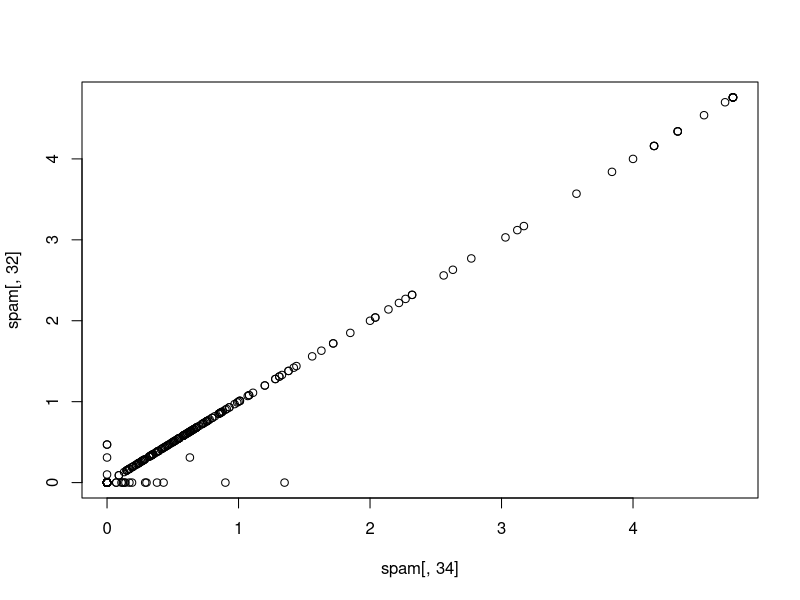
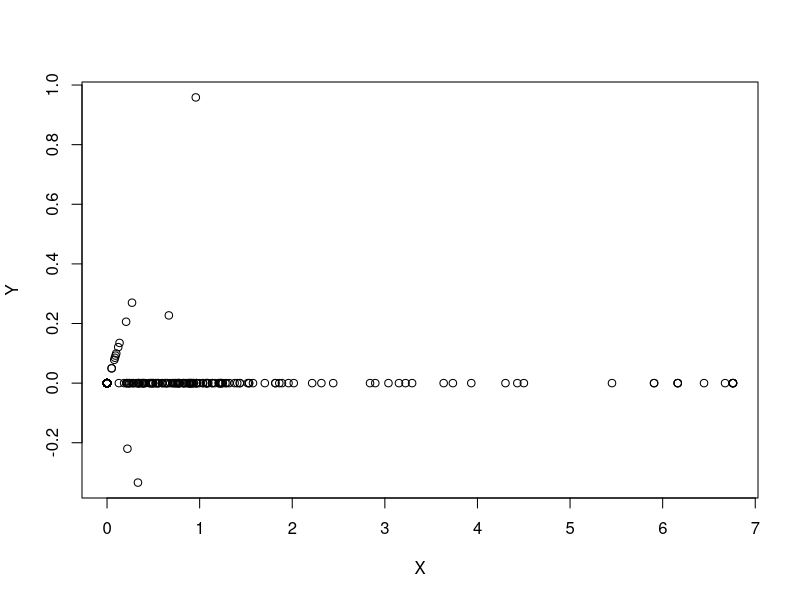
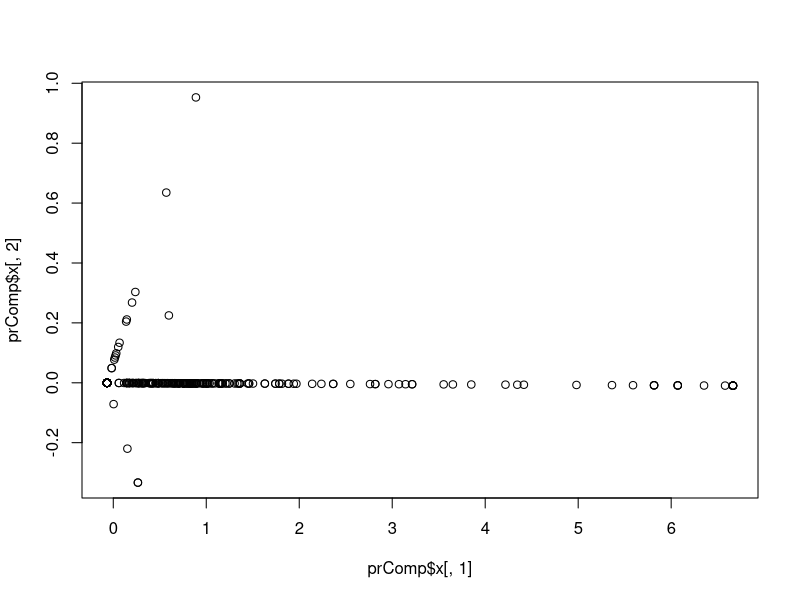
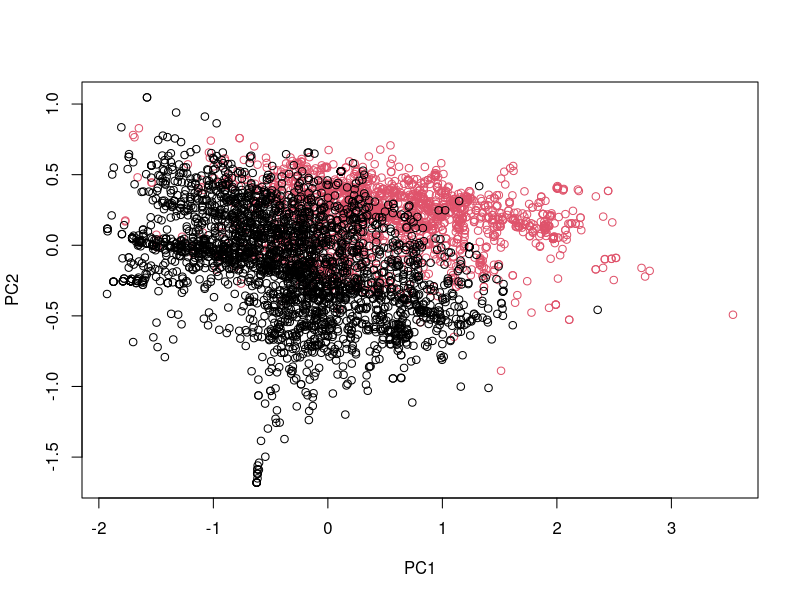
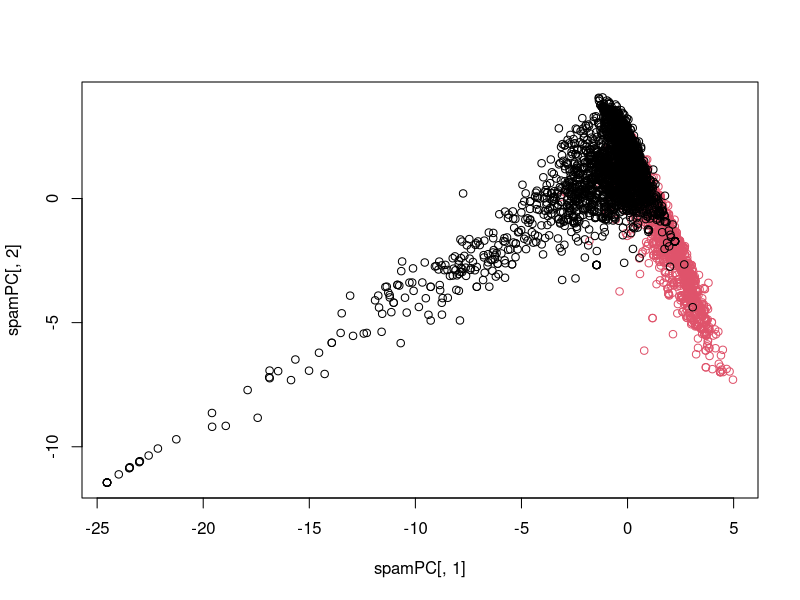

The R source for these figures, in order:
# Correlated predictors
library(caret)
library(kernlab)
data("spam")

inTrain <- createDataPartition(y=spam$type,
                               p=0.75, list=FALSE)
training <- spam[inTrain, ]
testing <- spam[-inTrain, ]

M <- abs(cor(training[, -58]))

# Next line changes correlation variables with itself from 1 to 0
diag(M) <- 0
# Looking at variables with strong correlations
which(M > 0.85, arr.ind = TRUE)

names(spam)[c(34,32)]

plot(spam[,34], spam[,32])
# Next line will be relevant if we use 0.8 for correlation threshold
# pairs(~spam[,34] + spam[,32] + spam[,40] )

# We could rotate the plot
# X = 0.71*num415 + 0.71*num857
# Y = 0.71*num415 - 0.71*num857

X <- 0.71*training$num415 + 0.71*training$num857
Y <- 0.71*training$num415 - 0.71*training$num857
plot(X, Y)

# Single Value Decompostition(SVD) and PCA -> Look up in the notes for Exploratory Data Analysis

# Principal components in R - prcomp. You can do with more than 2 variables also
smallSpam <- spam[, c(34,32)]
prComp <- prcomp(smallSpam)
plot(prComp$x[, 1], prComp$x[, 2])

prComp$rotation


# PCA on SPAM data
typeColor <- ((spam$type=="spam")*1 + 1)
prComp <- prcomp(log10(spam[, -58] + 1)) # log10 + 1 is done to make data more gaussian; original data is skewed

# black dots - ham, red dots - spam
plot(prComp$x[, 1], prComp$x[, 2], col=typeColor, xlab="PC1", ylab="PC2")



# PCA with caret
preProc <- preProcess(log10(spam[, -58] + 1), method = "pca", pcaComp = 2)
spamPC <- predict(preProc, log10(spam[, -58] + 1))
plot(spamPC[, 1], spamPC[, 2], col=typeColor)


# Preprocessing with PCA - training set
preProc <- preProcess(log10(spam[, -58] + 1), method = "pca", pcaComp = 2)
trainPC <- predict(preProc, log10(training[, -58] + 1))
#!!! Next line really IMPORTANT - do not use formula, because of changes in caret, use x and y:
modelFit <- train(x = trainPC, y = training$type, method = "glm")


# Preprocessing with PCA - test set
testPC <- predict(preProc, log10(testing[, -58] + 1))
confusionMatrix(predict(modelFit, testPC), testing$type)

# Alternative - sets numbers of PCs
modelFit <- train(type ~ ., method="glm", preProcess="pca", data=training)
confusionMatrix(predict(modelFit, testing), testing$type)
